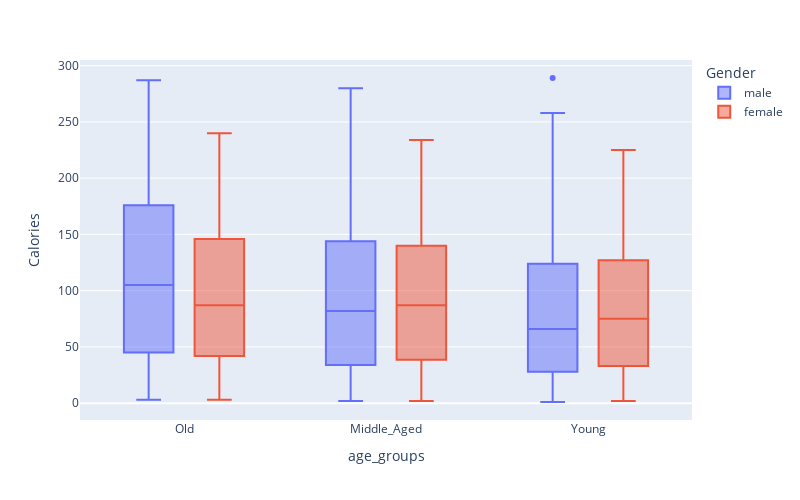

This figure's notebook cell:
### Markdown cell above
--- A ---

### Code cell
fig = px.box(exercise_train_data, x = "age_groups", y ="Calories", color= "Gender")
fig.update_layout(
    width= 800,
    height= 500,
)
fig.show()

### Figure 1 — Plotly figure (JSON) as saved in the notebook; plotly's stock layout.template omitted (floating-point values rounded to 4 significant figures; data arrays with more than 128 entries replaced by an {"elided": "..."} marker saying what was removed)
{"data": [{"alignmentgroup": "True", "hovertemplate": "Gender=male<br>age_groups=%{x}<br>Calories=%{y}<extra></extra>", "legendgroup": "male", "marker": {"color": "#636efa"}, "name": "male", "notched": false, "offsetgroup": "male", "orientation": "v", "showlegend": true, "type": "box", "x": {"elided": "5932 str values"}, "x0": " ", "xaxis": "x", "y": {"elided": "5932 int values"}, "y0": " ", "yaxis": "y"}, {"alignmentgroup": "True", "hovertemplate": "Gender=female<br>age_groups=%{x}<br>Calories=%{y}<extra></extra>", "legendgroup": "female", "marker": {"color": "#EF553B"}, "name": "female", "notched": false, "offsetgroup": "female", "orientation": "v", "showlegend": true, "type": "box", "x": {"elided": "6068 str values"}, "x0": " ", "xaxis": "x", "y": {"elided": "6068 int values"}, "y0": " ", "yaxis": "y"}], "layout": {"boxmode": "group", "height": 500, "legend": {"title": {"text": "Gender"}, "tracegroupgap": 0}, "margin": {"t": 60}, "width": 800, "xaxis": {"anchor": "y", "domain": [0, 1], "title": {"text": "age_groups"}}, "yaxis": {"anchor": "x", "domain": [0, 1], "title": {"text": "Calories"}}}}
